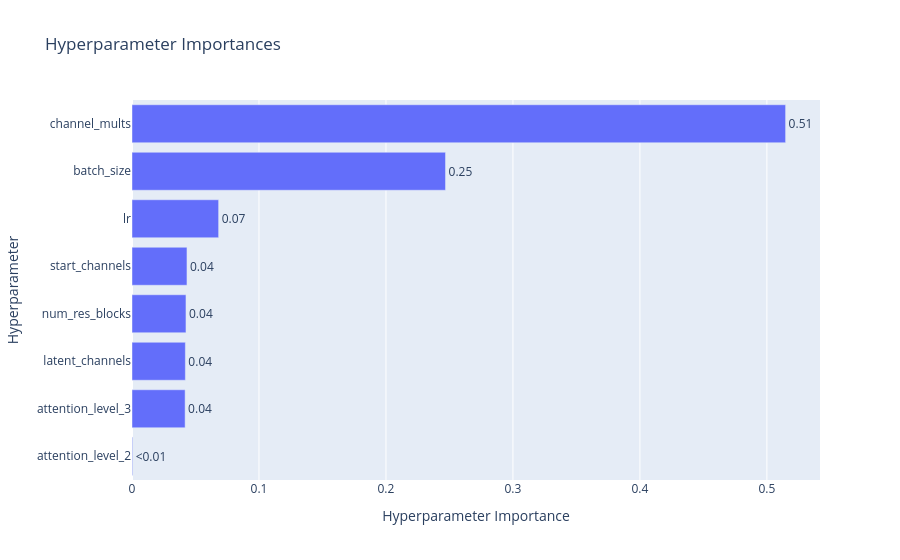

This figure's notebook cell:
### Code cell
plot_param_importances(study)

### Figure 1 — Plotly figure (JSON) as saved in the notebook; plotly's stock layout.template omitted (floating-point values rounded to 4 significant figures)
{"data": [{"cliponaxis": false, "hovertemplate": ["attention_level_2 (CategoricalDistribution): 0.000485929428672248<extra></extra>", "attention_level_3 (CategoricalDistribution): 0.04183403212402942<extra></extra>", "latent_channels (IntDistribution): 0.04202590987661014<extra></extra>", "num_res_blocks (IntDistribution): 0.04250285777378641<extra></extra>", "start_channels (CategoricalDistribution): 0.04328706118608916<extra></extra>", "lr (FloatDistribution): 0.06822314659950489<extra></extra>", "batch_size (CategoricalDistribution): 0.2469066492958645<extra></extra>", "channel_mults (CategoricalDistribution): 0.5147344137154432<extra></extra>"], "name": "Objective Value", "orientation": "h", "text": ["<0.01", "0.04", "0.04", "0.04", "0.04", "0.07", "0.25", "0.51"], "textposition": "outside", "type": "bar", "x": [0.0004859, 0.04183, 0.04203, 0.0425, 0.04329, 0.06822, 0.2469, 0.5147], "y": ["attention_level_2", "attention_level_3", "latent_channels", "num_res_blocks", "start_channels", "lr", "batch_size", "channel_mults"]}], "layout": {"title": {"text": "Hyperparameter Importances"}, "xaxis": {"title": {"text": "Hyperparameter Importance"}}, "yaxis": {"title": {"text": "Hyperparameter"}}}}
